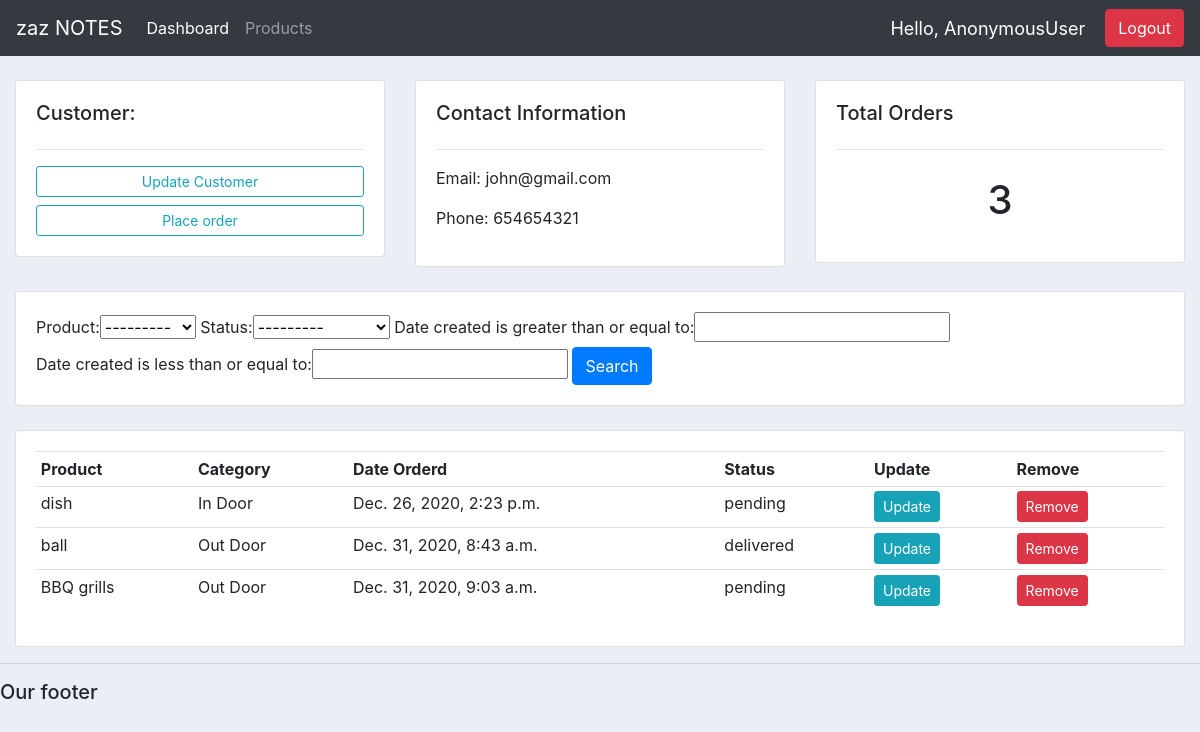
The app's page /customer/1/ with its own data.
### accounts/models.py (models this page shows, shortened)
class Customer(models.Model):
    user  = models.OneToOneField(User, null=True, on_delete=models.CASCADE)
    name = models.CharField(max_length=200, null=True)
    phone = models.CharField(max_length=200, null=True)
    email = models.CharField(max_length=200, null=True)
    profile_pic = models.ImageField(null=True, blank=True)
    date_created = models.DateTimeField(auto_now_add=True)

class Order(models.Model):
    STATUS = (
        ("pending", "pending"),
        ("out for delivery", "out for delivery"),
        ("delivered", "delivered"),
    )
    customer = models.ForeignKey(Customer, null=True, on_delete=models.SET_NULL)
    product = models.ForeignKey(Product, null=True, on_delete=models.SET_NULL)
    date_created = models.DateTimeField(auto_now_add=True)
    status = models.CharField(max_length=200, null=True, choices=STATUS)

class Product(models.Model):
    CATEGORY = (
        ("In Door", "In Door"),
        ("Out Door", "Out Door")
    )
    name = models.CharField(max_length=200, null=True)
    price = models.FloatField(null=True)
    category = models.CharField(max_length=200, null=True, choices=CATEGORY)
    description = models.CharField(max_length=200, blank=True)
    date_created = models.DateTimeField(auto_now_add=True)
    tag = models.ManyToManyField(Tag)
    def __str__(self):
        return self.name

### accounts/views.py (the view)
# urls.py: path('customer/<str:pk>/', views.customer, name ='customer'),
def customer(request, pk):
    customer = Customer.objects.get(id=pk)
    order = customer.order_set.all()
    order_count = order.count()
    myFilter = OrderFilter(request.GET, queryset=  order)
    order = myFilter.qs
    context = {'customer':customer, 'order':order, 'order_count':order_count, 'myFilter':myFilter}
    return render(request, 'accounts/customer.html', context)

### accounts/templates/accounts/customer.html
{%  extends 'accounts/main.html' %}
{% block content %}
	<br>
<div class="row">
	<div class="col-md">
		<div class="card card-body">
			<h5>Customer:</h5>
			<hr>
			<a class="btn btn-outline-info  btn-sm btn-block" href="">Update Customer</a>
			<a class="btn btn-outline-info  btn-sm btn-block" href="{% url 'create_order' customer.id%}">Place order</a>
		</div>
	</div>
	<div class="col-md">
		<div class="card card-body">
			<h5>Contact Information</h5>
			<hr>
			<p>Email: {{customer.email}}</p>
			<p>Phone: {{customer.phone}}</p>
		</div>
	</div>
	<div class="col-md">
		<div class="card card-body">
			<h5>Total Orders</h5>
			<hr>
			<h1 style="text-align: center;padding: 10px">{{order_count}}</h1>
		</div>
	</div>
</div>
<br>
<div class='row'>
	<div class='col'>
		<div class='card card-body'>
			<form method='get'>
			{{myFilter.form}}
				<button class='btn btn-primary' type='submit'>Search</button>
			</form>
		</div>
	</div>
</div>
<br>
<div class="row">
	<div class="col-md">
		<div class="card card-body">
			<table class="table table-sm">
				<tr>
					<th>Product</th>
					<th>Category</th>
					<th>Date Orderd</th>
					<th>Status</th>
					<th>Update</th>
					<th>Remove</th>
				</tr>
				{% for order in order %}
				<tr>
				<td>{{order.product}}</td>
				<td>{{order.product.category}}</td>
				<td>{{order.date_created}}</td>
				<td>{{order.status}}</td>
				<td><a class='btn btn-sm btn-info' href="{% url 'update_order' order.id%}">Update</a></td>
				<td><a class='btn btn-sm btn-danger' href="{% url 'delete_order' order.id%}">Remove</a></td>
				</tr>
				{% endfor %}
			</table>
		</div>
	</div>
</div>
{% endblock %}

### accounts/static/css/main.css (style rules this page uses)
body { background-color: #ebeff5; }

### records on screen
Customer: email "john@gmail.com", phone "654654321"
Order: product "dish", product.category "In Door", date_created "Dec. 26, 2020, 2:23 p.m.", status "pending"
Order: product "ball", product.category "Out Door", date_created "Dec. 31, 2020, 8:43 a.m.", status "delivered"
Order: product "BBQ grills", product.category "Out Door", date_created "Dec. 31, 2020, 9:03 a.m.", status "pending"

### other values on screen
{{ request.user }} "AnonymousUser"
{{ order_count }} "3"
